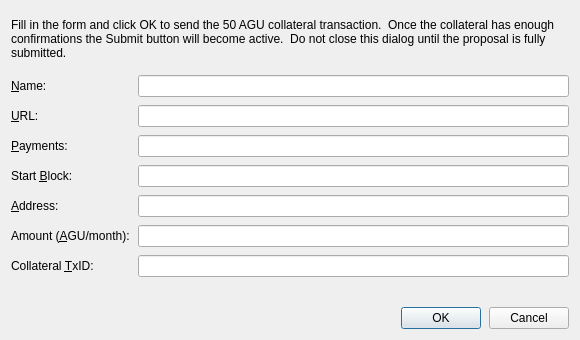
<?xml version="1.0" encoding="UTF-8"?>
<ui version="4.0">
 <class>ProposalDialog</class>
 <widget class="QDialog" name="ProposalDialog">
  <property name="geometry">
   <rect>
    <x>0</x>
    <y>0</y>
    <width>580</width>
    <height>340</height>
   </rect>
  </property>
  <property name="windowTitle">
   <string>Budget Proposal</string>
  </property>
  <layout class="QVBoxLayout" name="verticalLayout">
   <property name="leftMargin"><number>11</number></property>
   <property name="topMargin"><number>11</number></property>
   <property name="rightMargin"><number>11</number></property>
   <property name="bottomMargin"><number>11</number></property>
   <property name="spacing"><number>8</number></property>
   <item>
    <widget class="QLabel" name="infoLabel">
     <property name="wordWrap"><bool>true</bool></property>
     <property name="text">
      <string>Fill in the form and click OK to send the 50 AGU collateral transaction.  Once the collateral has enough confirmations the Submit button will become active.  Do not close this dialog until the proposal is fully submitted.</string>
     </property>
    </widget>
   </item>
   <item>
    <layout class="QFormLayout" name="formLayout">
     <property name="fieldGrowthPolicy">
      <enum>QFormLayout::AllNonFixedFieldsGrow</enum>
     </property>
     <property name="spacing"><number>8</number></property>
     <item row="0" column="0">
      <widget class="QLabel" name="label_name">
       <property name="text"><string>&amp;Name:</string></property>
       <property name="buddy"><cstring>nameEdit</cstring></property>
      </widget>
     </item>
     <item row="0" column="1">
      <widget class="QLineEdit" name="nameEdit"/>
     </item>
     <item row="1" column="0">
      <widget class="QLabel" name="label_url">
       <property name="text"><string>&amp;URL:</string></property>
       <property name="buddy"><cstring>urlEdit</cstring></property>
      </widget>
     </item>
     <item row="1" column="1">
      <widget class="QLineEdit" name="urlEdit"/>
     </item>
     <item row="2" column="0">
      <widget class="QLabel" name="label_payments">
       <property name="text"><string>&amp;Payments:</string></property>
       <property name="buddy"><cstring>paymentsEdit</cstring></property>
      </widget>
     </item>
     <item row="2" column="1">
      <widget class="QLineEdit" name="paymentsEdit"/>
     </item>
     <item row="3" column="0">
      <widget class="QLabel" name="label_block">
       <property name="text"><string>Start &amp;Block:</string></property>
       <property name="buddy"><cstring>blockEdit</cstring></property>
      </widget>
     </item>
     <item row="3" column="1">
      <widget class="QLineEdit" name="blockEdit"/>
     </item>
     <item row="4" column="0">
      <widget class="QLabel" name="label_address">
       <property name="text"><string>&amp;Address:</string></property>
       <property name="buddy"><cstring>addressEdit</cstring></property>
      </widget>
     </item>
     <item row="4" column="1">
      <widget class="QLineEdit" name="addressEdit"/>
     </item>
     <item row="5" column="0">
      <widget class="QLabel" name="label_amount">
       <property name="text"><string>Amount (&amp;AGU/month):</string></property>
       <property name="buddy"><cstring>amountEdit</cstring></property>
      </widget>
     </item>
     <item row="5" column="1">
      <widget class="QLineEdit" name="amountEdit"/>
     </item>
     <item row="6" column="0">
      <widget class="QLabel" name="hashLabel">
       <property name="text"><string>Collateral &amp;TxID:</string></property>
       <property name="buddy"><cstring>hashEdit</cstring></property>
      </widget>
     </item>
     <item row="6" column="1">
      <widget class="QLineEdit" name="hashEdit"/>
     </item>
     <item row="7" column="1">
      <widget class="QLabel" name="confirmLabel">
       <property name="wordWrap"><bool>true</bool></property>
       <property name="text"><string/></property>
      </widget>
     </item>
    </layout>
   </item>
   <item>
    <layout class="QHBoxLayout" name="buttonLayout">
     <item>
      <spacer name="horizontalSpacer">
       <property name="orientation"><enum>Qt::Horizontal</enum></property>
       <property name="sizeHint" stdset="0">
        <size><width>40</width><height>20</height></size>
       </property>
      </spacer>
     </item>
     <item>
      <widget class="QPushButton" name="acceptButton">
       <property name="text"><string>OK</string></property>
       <property name="default"><bool>true</bool></property>
      </widget>
     </item>
     <item>
      <widget class="QPushButton" name="cancelButton">
       <property name="text"><string>Cancel</string></property>
      </widget>
     </item>
    </layout>
   </item>
  </layout>
 </widget>
 <resources/>
 <connections/>
</ui>
